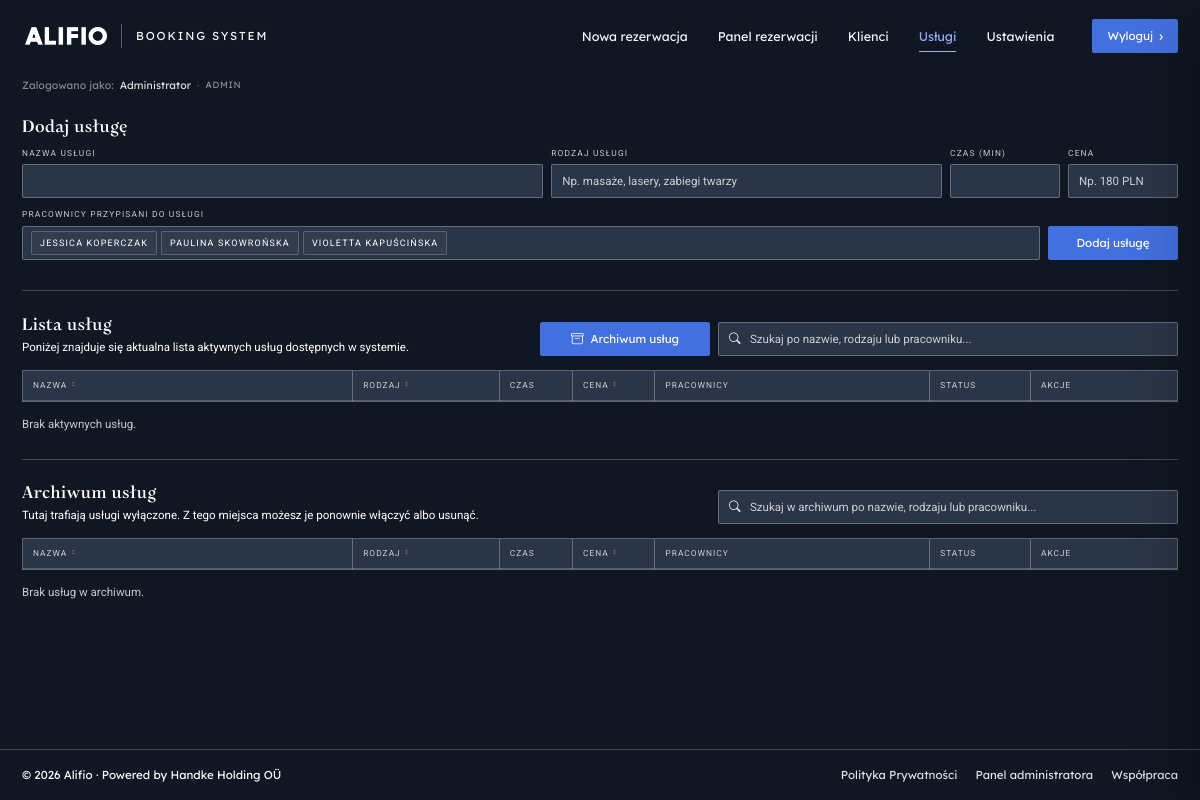
Page /admin/services (signed in) on the committed database.
### tables this page shows
CREATE TABLE users (
                id INTEGER PRIMARY KEY AUTOINCREMENT,
                business_id INTEGER NOT NULL,
                employee_id INTEGER,
                email TEXT NOT NULL UNIQUE,
                password_hash TEXT NOT NULL,
                full_name TEXT NOT NULL,
                role TEXT NOT NULL DEFAULT 'staff',
                is_active INTEGER NOT NULL DEFAULT 1,
                must_change_password INTEGER NOT NULL DEFAULT 0,
                can_manage_settings INTEGER NOT NULL DEFAULT 0,
                can_manage_staff INTEGER NOT NULL DEFAULT 0,
                can_manage_security INTEGER NOT NULL DEFAULT 0,
                can_manage_services INTEGER NOT NULL DEFAULT 0,
                can_manage_bookings INTEGER NOT NULL DEFAULT 0,
                can_view_clients INTEGER NOT NULL DEFAULT 0,
                can_edit_clients INTEGER NOT NULL DEFAULT 0,
                can_view_reports INTEGER NOT NULL DEFAULT 0,
                last_login_at TEXT,
                created_at TEXT DEFAULT CURRENT_TIMESTAMP,
                FOREIGN KEY (business_id) REFERENCES businesses(id) ON DELETE CASCADE
            );

CREATE TABLE employees (
                id INTEGER PRIMARY KEY AUTOINCREMENT,
                business_id INTEGER,
                full_name TEXT NOT NULL,
                role TEXT,
                email TEXT,
                photo_path TEXT,
                active INTEGER NOT NULL DEFAULT 1,
                created_at TEXT DEFAULT CURRENT_TIMESTAMP,
                FOREIGN KEY (business_id) REFERENCES businesses(id) ON DELETE CASCADE
            );

### app.py (the view, shortened to what this page needs)
@app.route("/admin/services")
@client_admin_required
def admin_services():
    conn = get_connection()
    cursor = conn.cursor()
    settings = get_settings()
    cursor.execute("""
        SELECT id, full_name, role, email, active
        FROM employees
        WHERE active = 1
        ORDER BY full_name ASC
    """)
    employees = cursor.fetchall()
    cursor.execute("""
        SELECT id, name, service_group, duration_minutes, price, active
        FROM services
        ORDER BY id ASC
    """)
    service_rows = cursor.fetchall()
    services = []
    conn.close()
    return render_template(
        "admin_services.html",
        page_title="Usługi",
        services=services,
        employees=employees,
        settings=settings
    )

### app.py (called while the page is built)
def get_settings():
    conn = get_connection()
    cursor = conn.cursor()
    cursor.execute("SELECT * FROM business_settings WHERE id = 1")
    settings = cursor.fetchone()
    conn.close()
    return settings

def client_admin_required(view_func):
    @wraps(view_func)
    def wrapper(*args, **kwargs):
        user = get_current_admin_user()
        if not user:
            flash("Zaloguj się ponownie.", "error")
            return redirect(url_for("admin_login"))
        if user["role"] not in ("client_admin", "super_admin"):
            flash("To konto nie ma dostępu do tej sekcji.", "error")
            return redirect(url_for("admin_dashboard"))
        return view_func(*args, **kwargs)
    return wrapper

def get_current_admin_user():
    user_id = session.get("admin_id")
    if not user_id:
        return None
    return get_user_by_id(user_id)

### services/auth_service.py (called while the page is built)
def get_user_by_id(user_id: int):
    conn = get_connection()
    cursor = conn.cursor()
    cursor.execute(
        """
        SELECT *
        FROM users
        WHERE id = ?
        LIMIT 1
        """,
        (user_id,)
    )
    user = cursor.fetchone()
    conn.close()
    return user

### services/db.py (called while the page is built)
def get_connection():
    conn = sqlite3.connect(DATABASE_PATH)
    conn.row_factory = sqlite3.Row
    return conn

### templates/admin_services.html (shortened to what this page needs)
{% extends "base.html" %}
{% block content %}
<link rel="stylesheet" href="https://cdn.jsdelivr.net/npm/bootstrap-icons@1.11.3/font/bootstrap-icons.min.css">
<div class="services-page services-page-grid">
  <section class="card services-page-card">
    <h2>Dodaj usługę</h2>
    <form action="{{ url_for('add_service') }}" method="POST" class="service-form-compact service-form-modern">
      <div class="service-top-row">
        <div class="form-row">
          <label for="name">Nazwa usługi</label>
          <input type="text" name="name" id="name" required>
        </div>
        <div class="form-row">
          <label for="service_group">Rodzaj usługi</label>
          <input
            type="text"
            name="service_group"
            id="service_group"
            placeholder="Np. masaże, lasery, zabiegi twarzy"
          >
        </div>
        <div class="form-row service-small-field">
          <label for="duration_minutes">Czas (min)</label>
          <input type="number" name="duration_minutes" id="duration_minutes" min="5" required>
        </div>
        <div class="form-row service-small-field">
          <label for="price">Cena</label>
          <input type="text" name="price" id="price" placeholder="Np. 180 PLN">
        </div>
      </div>
      <div class="service-bottom-row-modern">
        <div class="form-row employees-row-modern">
          <label>Pracownicy przypisani do usługi</label>
          <div class="employee-picker-box">
            <div class="employee-picker-grid">
              {% for employee in employees %}
                <label class="employee-check-card">
                  <span class="employee-check-name">{{ employee.full_name }}</span>
                </label>
              {% endfor %}
            </div>
          </div>
        </div>
        <div class="service-submit-wrap service-submit-wrap-modern">
          <button type="submit" class="service-btn service-btn-submit">Dodaj usługę</button>
        </div>
      </div>
    </form>
  </section>
  <section class="card services-page-card">
    <div class="services-list-block">
  <div class="services-list-header-inline">
    <div class="services-list-header-main">
      <h2 class="services-list-title">Lista usług</h2>
      <p class="section-note">
        Poniżej znajduje się aktualna lista aktywnych usług dostępnych w systemie.
      </p>
    </div>
    <div class="services-list-filters-inline">
  <a href="#services-archive-block" class="service-btn services-archive-jump-btn">
    <i class="bi bi-archive"></i>
    <span>Archiwum usług</span>
  </a>
  <div class="services-search-box">
    <div class="services-search-input-wrap">
      <input
        type="text"
        id="servicesSearchInput"
        class="services-search-input"
        placeholder="Szukaj po nazwie, rodzaju lub pracowniku..."
        autocomplete="off"
      >
    </div>
  </div>
</div>
  </div>
      <div class="table-wrapper">
        <table class="services-table" id="servicesTable">
          <thead>
            <tr>
              <th class="head-name">
                <button type="button" class="sort-btn" data-sort-target="active" data-sort-key="name">
                  <span>Nazwa</span>
                  <span class="sort-indicator" id="sortIndicatorName">↕</span>
                </button>
              </th>
              <th class="head-group">
                <button type="button" class="sort-btn" data-sort-target="active" data-sort-key="group">
                  <span>Rodzaj</span>
                  <span class="sort-indicator" id="sortIndicatorGroup">↕</span>
                </button>
              </th>
              <th class="head-duration">Czas</th>
              <th class="head-price">
                <button type="button" class="sort-btn" data-sort-target="active" data-sort-key="price">
                  <span>Cena</span>
                  <span class="sort-indicator" id="sortIndicatorPrice">↕</span>
                </button>
              </th>
              <th class="head-employees">Pracownicy</th>
              <th class="head-status">Status</th>
              <th class="head-actions">Akcje</th>
            </tr>
          </thead>
            {% set active_services_count = namespace(value=0) %}
        </table>
      </div>
      <div id="activeServicesEmptyState" class="services-empty-state" {% if active_services_count.value > 0 %}style="display: none;"{% endif %}>
        Brak aktywnych usług.
      </div>
    </div>
    <div class="services-list-block" id="services-archive-block">
  <div class="services-list-header-inline">
    <div class="services-list-header-main">
      <h2 class="services-list-title">Archiwum usług</h2>
      <p class="section-note">
        Tutaj trafiają usługi wyłączone. Z tego miejsca możesz je ponownie włączyć albo usunąć.
      </p>
    </div>
    <div class="services-list-filters-inline">
      <div class="services-search-box">
        <div class="services-search-input-wrap">
          <input
            type="text"
            id="servicesArchiveSearchInput"
            class="services-search-input"
            placeholder="Szukaj w archiwum po nazwie, rodzaju lub pracowniku..."
            autocomplete="off"
          >
        </div>
      </div>
    </div>
  </div>
      <div class="table-wrapper">
        <table class="services-table" id="servicesArchiveTable">
          <thead>
            <tr>
              <th class="head-name">
                <button type="button" class="sort-btn" data-sort-target="archive" data-sort-key="name">
                  <span>Nazwa</span>
                  <span class="sort-indicator" id="archiveSortIndicatorName">↕</span>
                </button>
              </th>
              <th class="head-group">
                <button type="button" class="sort-btn" data-sort-target="archive" data-sort-key="group">
                  <span>Rodzaj</span>
                  <span class="sort-indicator" id="archiveSortIndicatorGroup">↕</span>
                </button>
              </th>
              <th class="head-duration">Czas</th>
              <th class="head-price">
                <button type="button" class="sort-btn" data-sort-target="archive" data-sort-key="price">
                  <span>Cena</span>
                  <span class="sort-indicator" id="archiveSortIndicatorPrice">↕</span>
                </button>
              </th>
              <th class="head-employees">Pracownicy</th>
              <th class="head-status">Status</th>
              <th class="head-actions">Akcje</th>
            </tr>
          </thead>
            {% set archived_services_count = namespace(value=0) %}
        </table>
      </div>
      <div id="archiveServicesEmptyState" class="services-empty-state" {% if archived_services_count.value > 0 %}style="display: none;"{% endif %}>
        Brak usług w archiwum.
      </div>
    </div>
  </section>
</div>
{% endblock %}

### templates/base.html (shortened to what this page needs)
<!DOCTYPE html>
<html lang="pl">
<head>
</head>
<body class="{% block body_class %}{% endblock %}">
  {% set is_logged_in = session.get("admin_logged_in") %}
  {% set current_role = session.get("admin_role") %}
  {% set is_client_admin = current_role in ["client_admin", "super_admin"] %}
  {% set is_staff = current_role == "staff" %}
  {% set can_manage_bookings = 1 if is_client_admin else session.get("can_manage_bookings", 0) %}
  {% set can_view_clients = 1 if is_client_admin else session.get("can_view_clients", 0) %}
  {% set can_edit_clients = 1 if is_client_admin else session.get("can_edit_clients", 0) %}
  {% set can_manage_services = 1 if is_client_admin else session.get("can_manage_services", 0) %}
  {% set can_manage_settings = 1 if is_client_admin else session.get("can_manage_settings", 0) %}
  {% set can_manage_staff = 1 if is_client_admin else session.get("can_manage_staff", 0) %}
  {% set can_manage_security = 1 if is_client_admin else session.get("can_manage_security", 0) %}
  {% set can_open_settings = 1 if is_client_admin else (
    can_manage_settings == 1 or
    can_manage_staff == 1 or
    can_manage_security == 1
  ) %}
  <div class="page-wrap">
    <header class="site-header" id="siteHeader">
      <div class="container header-inner">
        <div class="site-logo-wrap">
          <a
            href="{{ url_for('booking') }}"
            class="site-logo-dynamic"
            aria-label="Alifio Booking System"
          >
            <img
              src="{{ url_for('static', filename='images/logo.png') }}"
              alt="Alifio"
              class="site-logo-image site-logo-image-default"
            >
            <span class="site-logo-system">Booking System</span>
          </a>
        </div>
        <div class="header-center">
          <nav class="site-nav" id="siteNavDesktop">
            <a
              href="{{ url_for('booking') }}"
              class="{% if request.endpoint == 'booking' %}is-active{% endif %}"
            >
              Nowa rezerwacja
            </a>
            {% if is_logged_in %}
              <a
                href="{{ url_for('admin_dashboard') }}"
                class="{% if request.endpoint == 'admin_dashboard' %}is-active{% endif %}"
              >
                Panel rezerwacji
              </a>
              {% if is_client_admin or can_view_clients == 1 %}
                <a
                  href="{{ url_for('admin_clients') }}"
                  class="{% if request.endpoint == 'admin_clients' %}is-active{% endif %}"
                >
                  Klienci
                </a>
              {% endif %}
              {% if is_client_admin or can_manage_services == 1 %}
                <a
                  href="{{ url_for('admin_services') }}"
                  class="{% if request.endpoint == 'admin_services' %}is-active{% endif %}"
                >
                  Usługi
                </a>
              {% endif %}
              {% if can_open_settings %}
                <a
                  href="{{ url_for('admin_settings') }}"
                  class="{% if request.endpoint == 'admin_settings' %}is-active{% endif %}"
                >
                  Ustawienia
                </a>
              {% endif %}
            {% endif %}
          </nav>
        </div>
        <div class="header-actions">
          {% if is_logged_in %}
            <a href="{{ url_for('admin_logout') }}" class="header-cta-accent">
              Wyloguj
              <span class="header-cta-arrow">›</span>
            </a>
          {% else %}
            <a href="{{ url_for('admin_login') }}" class="header-cta-accent">
              Logowanie
              <span class="header-cta-arrow">›</span>
            </a>
          {% endif %}
        </div>
      </div>
    </header>
    {% if is_logged_in %}
      <div class="session-user-strip">
        <div class="container session-user-strip-inner">
          <span class="session-user-strip-label">Zalogowano jako:</span>
          <span class="session-user-strip-name">
            {{ session.get("admin_full_name") or session.get("admin_email") }}
          </span>
          <span class="session-user-strip-separator">·</span>
          <span class="session-user-strip-role">
            {% if is_client_admin %}
              Admin
            {% elif is_staff %}
              Pracownik
            {% else %}
              Użytkownik
            {% endif %}
          </span>
        </div>
      </div>
    {% endif %}
    <main class="container">
      {% block content %}{% endblock %}
    </main>
    <footer class="site-footer">
      <div class="site-footer-inner">
        <div class="site-footer-left">
          © 2026 Alifio · Powered by Handke Holding OÜ
        </div>
        <nav class="site-footer-links">
          <a href="{{ url_for('privacy_policy') }}">Polityka Prywatności</a>
          <a href="{{ url_for('admin_login') }}">Panel administratora</a>
          <a href="https://handkeholding.com/sde/alifio" target="_blank" rel="noopener noreferrer">Współpraca</a>
        </nav>
      </div>
    </footer>
  </div>
</body>
</html>

### rows in the picture
users: get "Administrator"
employees: full_name "JESSICA KOPERCZAK"
employees: full_name "PAULINA SKOWROŃSKA"
employees: full_name "VIOLETTA KAPUŚCIŃSKA"
